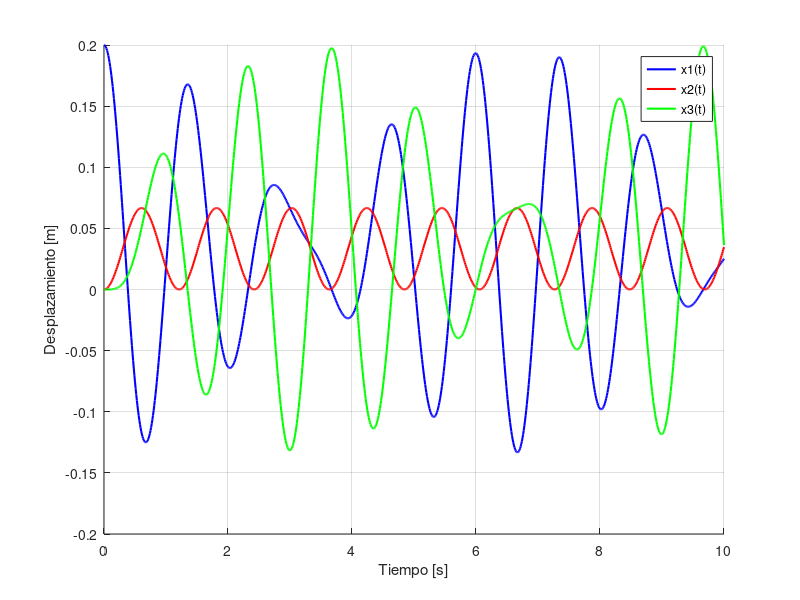

The MATLAB script that drew this image: (Note: this script raises an error after producing the figure.)
function ej6_tp7;clc;close all;
    %Masas (seleccionadas de forma arbitraria, pero teniendo en cuenta que)
    m=3000;
    m1=m;
    m2=4*m;
    m3=m;
    M = diag([m1,m2,m3]);

    %Rigidez
    E=6.9*10^9;
    I=5.2*10^(-6);
    l=2;
    k=3*E*I/l;

    K = [k    -k    0;
        -k    2*k  -k;
        0    -k    k];

    %Condiciones iniciales
    x0 = [0.2; 0; 0]; %Desplazamientos iniciales
    dx0 = [0; 0; 0] ; %Velocidades iniciales

    %Tiempo para graficar
    tf=10;
    dt=0.01;
    t=0:dt:tf;

    %Relacion de amortiguamiento crítico
    zitta = [0; 0; 0];

    %% ------------------ AUTOVECTORES Y AUTOVALORES ------------------

    [V,lambda] = eig(K,M);
    w = diag(sqrt(lambda))
    V_norm = V ./ V(1,:)

    %% ------------------ RESPUESTA EN EL TIEMPO ------------------

    x = Descomposicion_Modal_Amortiguado(zitta, M,V,w, x0, dx0, t);

    % Mostramos la respuesta en el tiempo
    figure('Name', 'Respuesta en el tiempo con amortiguamiento');
    hold on;
    plot(t,x(1,:),"LineWidth",1.5,"Color","b");
    plot(t,x(2,:),"LineWidth",1.5,"Color","r");
    plot(t,x(3,:),"LineWidth",1.5,"Color","g");
    hold off;
    ylabel("Desplazamiento [m]");
    xlabel("Tiempo [s]");
    legend("x1(t)","x2(t)","x3(t)");
    grid on;

    % Tabala para mostrar los maximos desplazamientos y sus tiempos
    maximos = [max(x(1,:)), max(x(2,:)), max(x(3,:))];
    tiempos = [t(find(x(1,:)==maximos(1))), t(find(x(2,:)==maximos(2))), t(find(x(3,:)==maximos(3)))];
    T = table(maximos', tiempos', 'VariableNames', {'DesplazamientoMaximo', 'TiempoDesplazamientoMaximo'},'RowNames', {'max(x1)', 'max(x2)','max(x3)'})

end

function x = Descomposicion_Modal_Amortiguado(zitta, M,V,wn, x0, dx0, t)

    % Paso de coordenadas del espacio fisico al espacio modal
    y0 = V'*M*x0; % desplazamiento inicial en el espacio modal
    dy0 = V'*M*dx0; % velocidad inicial en el espacio modal
    
    % C_modal = 2*zitta.*wn.*eye(size(M)); % matriz de amortiguamiento modal [kips.sec/in]

    wd = wn.*sqrt(1-zitta.^2); % Frecuencia de amortiguamiento [rad/s]
    e = exp(1); 

    Y = zeros(length(wn),length(t)); % desplazamiento en el espacio modal

    for i = 1:length(wn)

        % Primer termino de la solucion homogenea
        Y(i,:) = e.^(-zitta(i)*wn(i)*t).*(cos(wd(i)*t)+zitta(i)/sqrt(1-zitta(i)^2)*sin(wd(i)*t)).*y0(i);
        % Segundo termino de la solucion homogenea
        Y(i,:) = Y(i,:) + e.^(-zitta(i)*wn(i)*t).*(sin(wd(i)*t)).*(dy0(i)/(wd(i)));
    end

    % Paso de coordenadas del espacio modal al espacio fisico
    x = V*Y; % desplazamiento en el espacio fisico

end